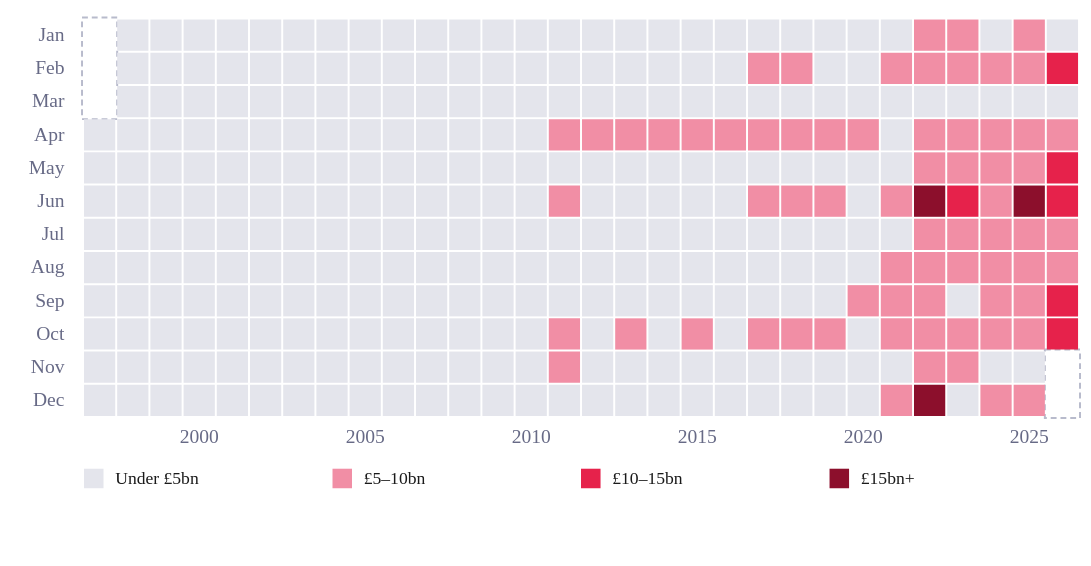

Express this chart as Vega-Lite.
### Vega-Lite specification from a JSON file in a GitHub repository (floating-point values rounded to 4 significant figures; data arrays with more than 128 entries replaced by an {"elided": "..."} marker saying what was removed)
{"config": {"font": "Circular Std", "text": {"color": "#676A86", "align": "left", "baseline": "middle", "dx": 7, "dy": 0, "fontSize": 11}, "view": {"stroke": null, "continuousWidth": 400, "continuousHeight": 300, "discreteWidth": 400, "discreteHeight": 300}, "range": {"category": ["#36B7B4", "#E6224B", "#F4C245", "#0063AF", "#00A767", "#179FDB", "#EB5C2E"], "diverging": ["#E6224B", "#E54753", "#C9C9C9", "#179FDB", "#122B39"], "heatmap": ["#C9C9C9", "#179FDB", "#0063AF", "#122B39"], "ordinal": ["#00A767", "#36B7B4", "#179FDB", "#0063AF", "#243B5A"]}, "bar": {"color": "#179fdb"}, "line": {"color": "#e6224b"}, "rule": {"color": "#676A86"}, "area": {"opacity": 0.3}, "point": {"filled": true, "size": 80, "color": "#e6224b", "opacity": 0.95}, "geoshape": {"stroke": "white", "strokeWidth": 0.3}, "rect": {"fill": "#d6d4d4", "opacity": 0.3}, "axis": {"labelColor": "#676A86", "labelFontSize": 11, "labelFont": "Circular Std", "labelOpacity": 0.7, "tickColor": "#676A86", "tickOpacity": 0.5, "domainColor": "#676A86", "domainOpacity": 0.5, "gridColor": "#676A86", "gridDash": [2, 2], "gridOpacity": 0.5, "title": null, "titleColor": "#676A86", "titleOpacity": 0.8, "tickSize": 4}, "axisXDiscrete": {"grid": false, "labelAngle": 0, "tickCount": 10, "tickOpacity": 0.5, "title": null}, "axisYDiscrete": {"ticks": false, "labelPadding": 5}, "axisXTemporal": {"grid": false, "ticks": true}, "axisXQuantitative": {"grid": true}, "axisYQuantitative": {"gridColor": "#676A86", "gridDash": [1, 5], "gridOpacity": 0.5, "ticks": false, "labelPadding": 5, "tickCount": 8, "titleAngle": 0, "titleAlign": "left", "titleBaseline": "bottom", "titleX": 0, "titleY": -5}, "title": {"color": "#676A86E6", "subtitleColor": "#676A86", "font": "Circular Std", "subtitleFont": "Circular Std", "anchor": "start", "fontSize": 14, "subtitleFontSize": 12, "subtitlePadding": 4, "offset": 0, "frame": "group"}, "legend": {"titleColor": "#122b39", "title": null, "labelColor": "#122b39", "labelFontSize": 11}}, "layer": [{"data": {"name": "data-4a5ccd477f0317640d7f41300067108e"}, "mark": {"type": "rect", "fillOpacity": 0, "opacity": 1, "stroke": "#B8BBCC", "strokeDash": [3, 2], "strokeOpacity": 1, "strokeWidth": 1}, "encoding": {"x": {"axis": null, "field": "x0", "scale": null, "type": "quantitative"}, "x2": {"field": "x1"}, "y": {"axis": null, "field": "y0", "scale": null, "type": "quantitative"}, "y2": {"field": "y1"}}}, {"data": {"name": "data-f14f2d56cc03dd685ba4286a5cfb9627"}, "mark": {"type": "square", "filled": true, "opacity": 1, "size": 256, "strokeWidth": 0}, "encoding": {"color": {"field": "hex", "legend": null, "scale": null, "type": "nominal"}, "tooltip": [{"field": "date", "format": "%B %Y", "title": "Month", "type": "temporal"}, {"field": "bn", "format": ".2f", "title": "Net interest (£bn)", "type": "quantitative"}], "x": {"axis": null, "field": "px", "scale": null, "type": "quantitative"}, "y": {"axis": null, "field": "py", "scale": null, "type": "quantitative"}}}, {"data": {"name": "data-efb64f120041bd6b08ff47200158dac3"}, "mark": {"type": "text", "align": "right", "baseline": "middle", "color": "#676A86", "dx": 0, "fontSize": 10, "opacity": 1}, "encoding": {"text": {"field": "label", "type": "nominal"}, "x": {"axis": null, "field": "px", "scale": null, "type": "quantitative"}, "y": {"axis": null, "field": "py", "scale": null, "type": "quantitative"}}}, {"data": {"name": "data-ffe37c0baad6caf4ac3ed36b2d96c5a5"}, "mark": {"type": "text", "align": "center", "baseline": "top", "color": "#676A86", "dx": 0, "fontSize": 10, "opacity": 1}, "encoding": {"text": {"field": "label", "type": "nominal"}, "x": {"axis": null, "field": "px", "scale": null, "type": "quantitative"}, "y": {"axis": null, "field": "py", "scale": null, "type": "quantitative"}}}, {"data": {"name": "data-0243d3822e6601ce92fab1770b0f6796"}, "mark": {"type": "square", "filled": true, "opacity": 1, "size": 100}, "encoding": {"color": {"field": "hex", "legend": null, "scale": null, "type": "nominal"}, "x": {"axis": null, "field": "px", "scale": null, "type": "quantitative"}, "y": {"axis": null, "field": "py", "scale": null, "type": "quantitative"}}}, {"data": {"name": "data-f528f2a3b60a89eb66cf32ffac6ca5de"}, "mark": {"type": "text", "align": "left", "baseline": "middle", "color": "#1A1A1A", "dx": 0, "fontSize": 9, "opacity": 1}, "encoding": {"text": {"field": "label", "type": "nominal"}, "x": {"axis": null, "field": "px", "scale": null, "type": "quantitative"}, "y": {"axis": null, "field": "py", "scale": null, "type": "quantitative"}}}], "autosize": {"contains": "content", "resize": false, "type": "pad"}, "height": 280, "width": 350, "$schema": "https://vega.github.io/schema/vega-lite/v6.4.1.json", "datasets": {"data-4a5ccd477f0317640d7f41300067108e": [{"year": 1997, "m0": 1, "m1": 3, "x0": 37, "x1": 55, "y0": 4, "y1": 56}, {"year": 2026, "m0": 11, "m1": 12, "x0": 530, "x1": 548, "y0": 174, "y1": 209}], "data-f14f2d56cc03dd685ba4286a5cfb9627": {"elided": "355 records"}, "data-efb64f120041bd6b08ff47200158dac3": [{"label": "Jan", "px": 28, "py": 13.0}, {"label": "Feb", "px": 28, "py": 30.0}, {"label": "Mar", "px": 28, "py": 47.0}, {"label": "Apr", "px": 28, "py": 64.0}, {"label": "May", "px": 28, "py": 81.0}, {"label": "Jun", "px": 28, "py": 98.0}, {"label": "Jul", "px": 28, "py": 115.0}, {"label": "Aug", "px": 28, "py": 132.0}, {"label": "Sep", "px": 28, "py": 149.0}, {"label": "Oct", "px": 28, "py": 166.0}, {"label": "Nov", "px": 28, "py": 183.0}, {"label": "Dec", "px": 28, "py": 200.0}], "data-ffe37c0baad6caf4ac3ed36b2d96c5a5": [{"label": "2000", "px": 97.0, "py": 214}, {"label": "2005", "px": 182.0, "py": 214}, {"label": "2010", "px": 267.0, "py": 214}, {"label": "2015", "px": 352.0, "py": 214}, {"label": "2020", "px": 437.0, "py": 214}, {"label": "2025", "px": 522.0, "py": 214}], "data-0243d3822e6601ce92fab1770b0f6796": [{"label": "Under £5bn", "hex": "#E4E5EC", "px": 43.0, "py": 240}, {"label": "£5–10bn", "hex": "#F18EA5", "px": 170.2, "py": 240}, {"label": "£10–15bn", "hex": "#E6224B", "px": 297.5, "py": 240}, {"label": "£15bn+", "hex": "#8C0F2C", "px": 424.8, "py": 240}], "data-f528f2a3b60a89eb66cf32ffac6ca5de": [{"label": "Under £5bn", "hex": "#E4E5EC", "px": 54.0, "py": 240}, {"label": "£5–10bn", "hex": "#F18EA5", "px": 181.2, "py": 240}, {"label": "£10–15bn", "hex": "#E6224B", "px": 308.5, "py": 240}, {"label": "£15bn+", "hex": "#8C0F2C", "px": 435.8, "py": 240}]}}
